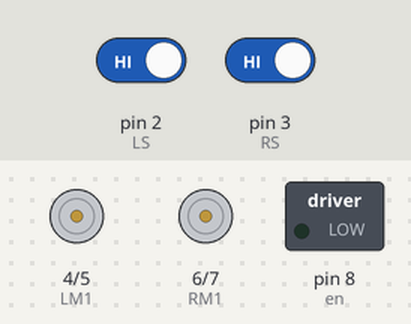
Bench run of a sketch on a simulated Arduino Uno, built with avr-gcc and run on an emulated ATmega328P. Parts: motor-driver pin pairs drawn as motors (green arrow = first pin HIGH = forward, orange = second pin HIGH = backward, longer = more drive), switched loads named in the sketch (green lamp = pin HIGH). The test bench sets the inputs (shaded band); at power-on: pin 2 (LS) HIGH, pin 3 (RS) HIGH.

Above: at 1.2 s.
1.3 s: pin 2 (LS) driven LOW
At 1.6 s:
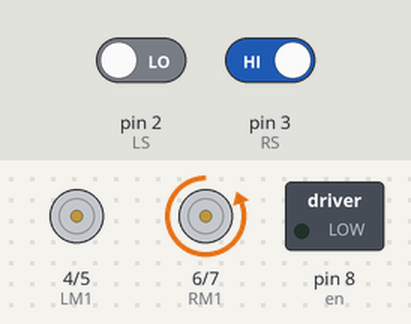
2.8 s: pin 3 (RS) driven LOW
At 3.9 s:
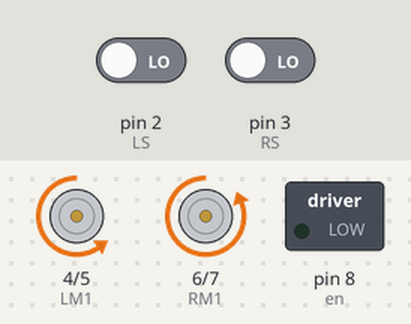
4.3 s: pin 2 (LS) driven HIGH
At 5.1 s:
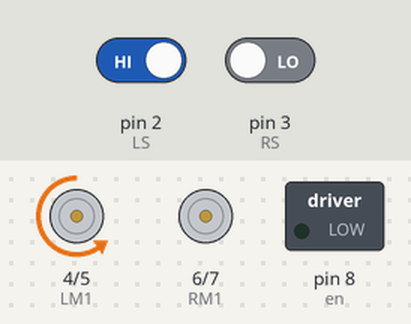
Timing chart, 0 to 7.3 s (numbered marks = the images above; inputs shaded):
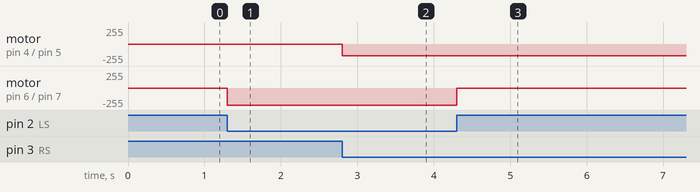

The sketch:

code.ino
```cpp
#define LS 2      // left sensor
#define RS 3      // right sensor
int en=8;
#define LM1 4       // left motor
#define LM2 5       // left motor
#define RM1 6       // right motor
#define RM2 7       // right motor

void setup()
{
  pinMode(LS, INPUT);
  pinMode(RS, INPUT);
  pinMode(LM1, OUTPUT);
  pinMode(LM2, OUTPUT);
  pinMode(RM1, OUTPUT);
  pinMode(RM2, OUTPUT);
}

void loop()
{  analogWrite(en, 127);
  if(!digitalRead(LS) && !digitalRead(RS))     // Move Forward
  {
    analogWrite(LM1, 0);
    analogWrite(LM2, 175);
    analogWrite(RM1, 0);
    analogWrite(RM2, 175);
  }

  if((digitalRead(LS)<=0) && (digitalRead(RS)>=1))     // Turn right
  {
    analogWrite(LM1, 0);
    analogWrite(LM2, 0);
    analogWrite(RM1, 0);
    analogWrite(RM2, 175);
  }

  if(digitalRead(LS) && !(digitalRead(RS)))     // turn left
  {
    analogWrite(LM1, 0);
    analogWrite(LM2, 175);
    analogWrite(RM1, 0);
    analogWrite(RM2, 0);
  }

  if(
    (digitalRead(LS)) && (digitalRead(RS)))     // stop
  {
    digitalWrite(LM1, 0);
    digitalWrite(LM2, 0);
    digitalWrite(RM1, 0);
    digitalWrite(RM2, 0);
  }
}
```

Measured:
- after the input at 1.3 s, motor on pin 6 (RM1) / pin 7 (RM2): stopped → backward 255/255 at once
- after the input at 2.8 s, motor on pin 4 (LM1) / pin 5 (LM2): stopped → backward 175/255 at once
- after the input at 4.3 s, motor on pin 6 (RM1) / pin 7 (RM2): backward 255/255 → stopped at once
